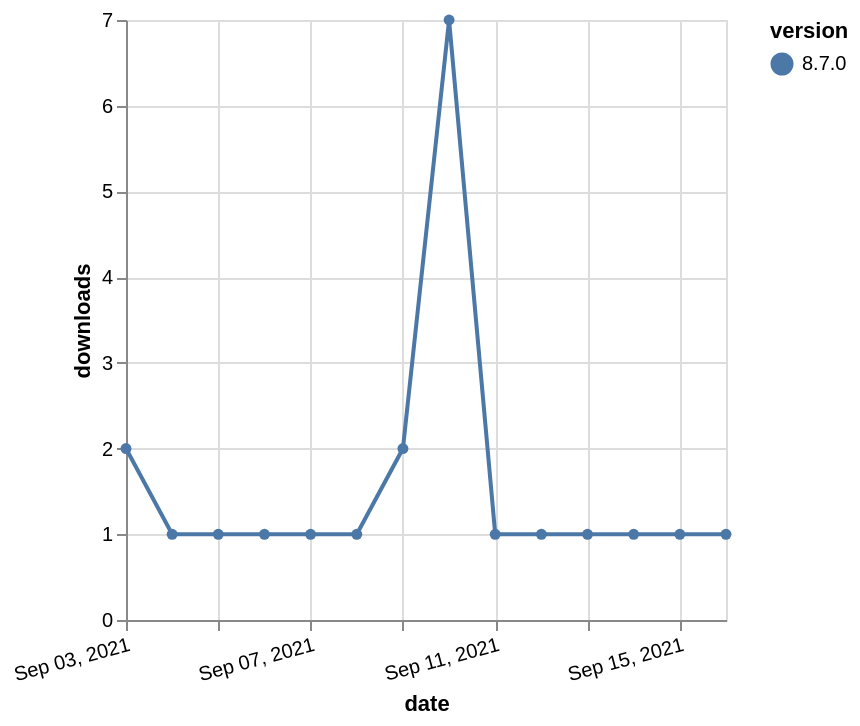

Specify this chart in Vega-Lite:
### Vega-Lite specification from a JSON file in a GitHub repository (floating-point values rounded to 4 significant figures)
{"$schema": "https://vega.github.io/schema/vega-lite/v5.json", "description": "A simple bar chart with embedded data.", "data": {"values": [{"date": "2021-09-03", "total": 511, "delta": 2, "version": "8.7.0"}, {"date": "2021-09-04", "total": 512, "delta": 1, "version": "8.7.0"}, {"date": "2021-09-05", "total": 513, "delta": 1, "version": "8.7.0"}, {"date": "2021-09-06", "total": 514, "delta": 1, "version": "8.7.0"}, {"date": "2021-09-07", "total": 515, "delta": 1, "version": "8.7.0"}, {"date": "2021-09-08", "total": 516, "delta": 1, "version": "8.7.0"}, {"date": "2021-09-09", "total": 518, "delta": 2, "version": "8.7.0"}, {"date": "2021-09-10", "total": 525, "delta": 7, "version": "8.7.0"}, {"date": "2021-09-11", "total": 526, "delta": 1, "version": "8.7.0"}, {"date": "2021-09-12", "total": 527, "delta": 1, "version": "8.7.0"}, {"date": "2021-09-13", "total": 528, "delta": 1, "version": "8.7.0"}, {"date": "2021-09-14", "total": 529, "delta": 1, "version": "8.7.0"}, {"date": "2021-09-15", "total": 530, "delta": 1, "version": "8.7.0"}, {"date": "2021-09-16", "total": 531, "delta": 1, "version": "8.7.0"}]}, "width": "container", "mark": {"type": "line", "point": {"filled": true}}, "encoding": {"x": {"field": "date", "type": "temporal", "timeUnit": "yearmonthdate", "title": "date", "axis": {"labelAngle": -15}}, "y": {"field": "delta", "type": "quantitative", "title": "downloads"}, "color": {"field": "version", "type": "nominal"}, "tooltip": {"field": "delta"}}}
